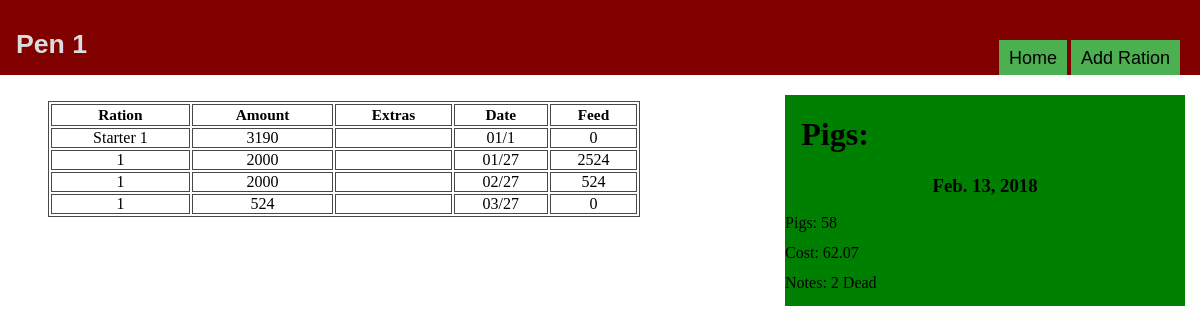
Before: /pigs/pen1/ (signed in) with the older database file.
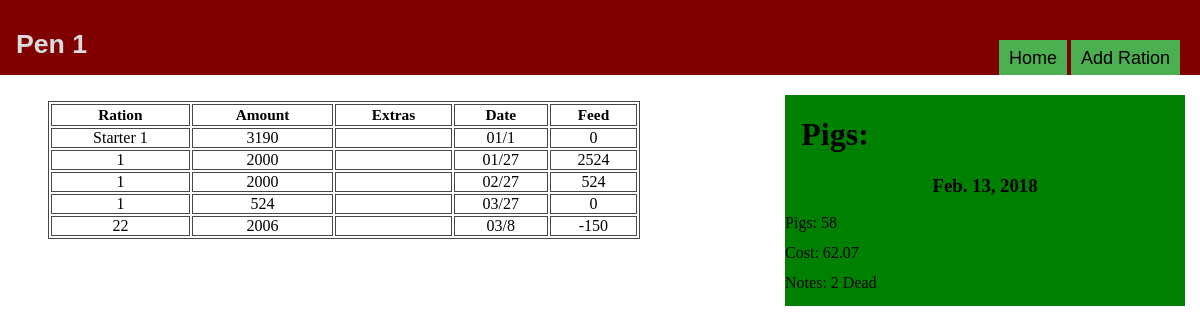
After: the same page with the newer database file.
### pigs/models.py (models this page shows, shortened)
class Pigsinpen(models.Model):
    pigpen = models.ForeignKey(Pigpen,on_delete=models.CASCADE)
    pigs = models.PositiveIntegerField()
    pig_cost_total = models.DecimalField(max_digits=6,decimal_places=2)
    date = models.DateTimeField()
    notes = models.CharField(max_length = 300,blank=True,null = True)

class pigration(models.Model):
    pigpen = models.ForeignKey(Pigpen, on_delete= models.CASCADE)
    ration = models.ForeignKey(Ration, on_delete=models.CASCADE,to_field='ration_number')
    ration_price = models.DecimalField(max_digits=19, decimal_places=4)
    pigsinapen = models.CharField(max_length=4)
    extras = models.CharField(max_length=15, null = True, blank=True)
    ration_amount = models.IntegerField()
    date = models.DateTimeField(blank=True)

class Ration(models.Model):
    id = models.PositiveIntegerField(primary_key=True)
    ration_number = models.CharField(max_length=15, unique=True)
    feed_per_pig = models.CharField(max_length=3,default = 55)
    created = False
    def __str__(self):
      return self.ration_number
    class Meta:
        ordering = ['feed_per_pig']

### pigs/views.py (the view)
# urls.py: url(r'^pen(?P<pk>[0-9]+)/$', views.penview.as_view(), name = 'pen'),
class penview(LoginRequiredMixin, generic.DetailView):
    model = Pigpen
    template_name = 'pigs/penview.html'
    def get_context_data(self, **kwargs):
        context = super().get_context_data(**kwargs)
        context['pens'] = Pigpen.objects.all()
        context['latestpigs'] = getlatestpigchange(self.kwargs['pk'],1)
        return context

### pigs/models.py (called while the page is built)
    def __str__(self):
        return str(self.pen)

### pigs/templatetags/appfilters.py (called while the page is built)
@register.simple_tag
def getfeed(ration,pigpen,inpen,date):
    rat = pigration.objects.filter(pigpen=pigpen).filter(ration=ration).filter(date__lte=date).aggregate(Sum('ration_amount'))
    feed = rat['ration_amount__sum']
    amount = int(Ration.objects.values_list('feed_per_pig', flat = True).get(ration_number=ration))
    try:
        pigs = int(Pigsinpen.objects.filter(pigpen=pigpen).filter(id=inpen).values_list('pigs', flat =True).latest('date'))
    except:
        pigs = 0
    return amount*pigs-feed

@register.filter
def divide(value,key):
        return round(value / key,2)

### pigs/views.py (called while the page is built)
def getlatestpigchange(pigpen,number):
    try:
        latestpigs = Pigsinpen.objects.values('id','pigs','pig_cost_total','date','notes').filter(pigpen=pigpen).order_by('-date')[:number]
    except:
        latestpigs = '0'
    return latestpigs

### pigs/templates/pigs/penview.html (shortened to what this page needs)
﻿<!DOCTYPE html>
{% load static %}
{% load appfilters %}
<link rel="stylesheet" type="text/css" href="{% static 'pigs/penviewstyles.css'%}" />
<link rel="stylesheet" type="text/css" href="{% static 'pigs/Generalstyles.css' %}" />
<link rel="stylesheet" href="https://cdnjs.cloudflare.com/ajax/libs/font-awesome/4.7.0/css/font-awesome.min.css">
<html lang="en" xmlns="http://www.w3.org/1999/xhtml">
<head>
</head>
<body>
    <div class="sidebar col-4 col-m-3 col-s-5">
        <a class="col-3 col-m-3 nostyle" href="{%url 'pigs:pigsforpen' pigpen %}"><h1>Pigs:</h1></a>
        {% for pig in latestpigs %}
            <a class="nostyle rightclick" href="#" >
                <h3>{{pig.date|date}}</h3>
                <p>Pigs: {{pig.pigs}}</p>
                <p class="sidebarp">Cost: {{pig.pig_cost_total|divide:pig.pigs}}</p>
                {%if pig.notes%}
                <p class="sidebarp sidebarphover">Notes: {{pig.notes}}</p>{%endif%}
                </a>
            {%empty %}
                <h3><a class="nopigs" href="{% url 'pigs:addpigs' pigpen %}">Click to add pigs.</a></h3>
            {%endfor%}
        </div>
        <div class="content">
            <div class="header">
                <div class="dropdown">
                    <button class="headerdropbtn"><h1 id="pen">Pen {{pigpen}}</h1></button>
                </div>
                <div class="headerbuttons">
                    <button class="dropbtn"><a class="nostyle" href="{% url 'pigs:index' %}">Home</a></button>
                    <button class="dropbtn"><a class="nostyle" href="{% url 'pigs:addration' pigpen %}">Add Ration</a></button>
                </div>
            </div>
            <table class="col-6 col-m-6 col-s-12 sortable">
                <tr>
                    <th class="col-s-2">Ration</th>
                    <th class="col-s-3">Amount</th>
                    <th class="col-s-2">Extras</th>
                    <th class="col-m-3 col-s-2">Date</th>
                    <th class="col-s-3">Feed</th>
                </tr>
                {% for pig in pigpen.pigration_set.all %}
                <tr>
                    <td><a class="rightclicktable" id="{{forloop.counter}}" href="{% url 'pigs:updateration' pig.pigpen pig.id %}">{{pig.ration}}</a></td>
                    <td><a class="rightclicktable" id="{{forloop.counter}}" href="{% url 'pigs:updateration' pig.pigpen pig.id %}">{{pig.ration_amount}}</a></td>
                    <td class="overflow">{{pig.extras|default_if_none:""}}</td>
                    <td><a class="rightclicktable" id="{{forloop.counter}}" href="{% url 'pigs:updateration' pig.pigpen pig.id %}">{{pig.date|date:'m/j'}}</a></td>
                    {% getfeed pig.ration pig.pigpen pig.pigsinapen pig.date as feed %}
                    <td><a class="rightclicktable" id="{{forloop.counter}}" href="{% url 'pigs:updateration' pig.pigpen pig.id %}">{{feed}}</a></td>
                </tr>
                {%endfor%}
            </table>
        </div>
</body>
</html>

Changed rows visible on the page:
added pigration: ration "22", ration_amount "2006", date "03/8", feed "-150"
